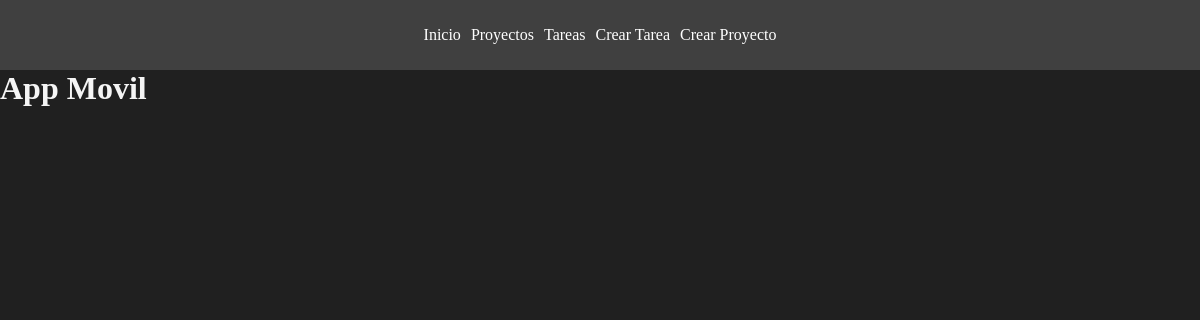
The page /projects/1 on the database as committed earlier.
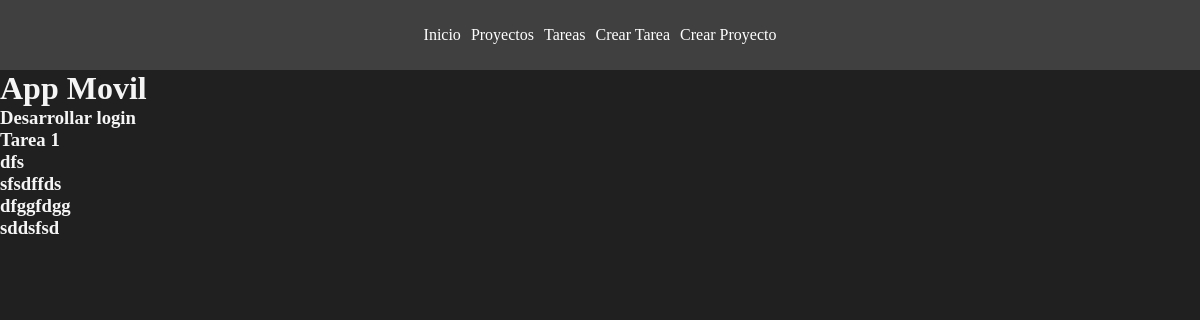
The same page on the database as committed later.
### myapp/models.py (models this page shows, shortened)
class Task(models.Model):
    title = models.CharField(max_length=200)
    description = models.TextField()
    project = models.ForeignKey(Project, on_delete=models.CASCADE)
    done = models.BooleanField(default=False)

### myapp/views.py (the view)
# urls.py: path('projects/<int:id>', views.project_detail, name='project_detail'),
def project_detail(request, id):
    project = get_object_or_404(Project, id=id)
    tasks = Task.objects.filter(project_id=id)
    return render(request, 'projects/detail.html', {
        'project': project,
        'tasks': tasks
    })

### myapp/models.py (called while the page is built)
    def __str__(self):
        return self.name

### myapp/templates/projects/detail.html
{% extends 'layouts/base.html' %}
{% block content %}
<h1>{{ project }}</h1>
{% for task in tasks %}
<div>
  <h3>{{task.title}}</h3>
</div>
{% endfor %}
{% endblock %}

Rows that differ between the two databases and show on the page:
added Task: title "Desarrollar login"
added Task: title "Tarea 1"
added Task: title "dfs"
added Task: title "sfsdffds"
added Task: title "dfggfdgg"
added Task: title "sddsfsd"
